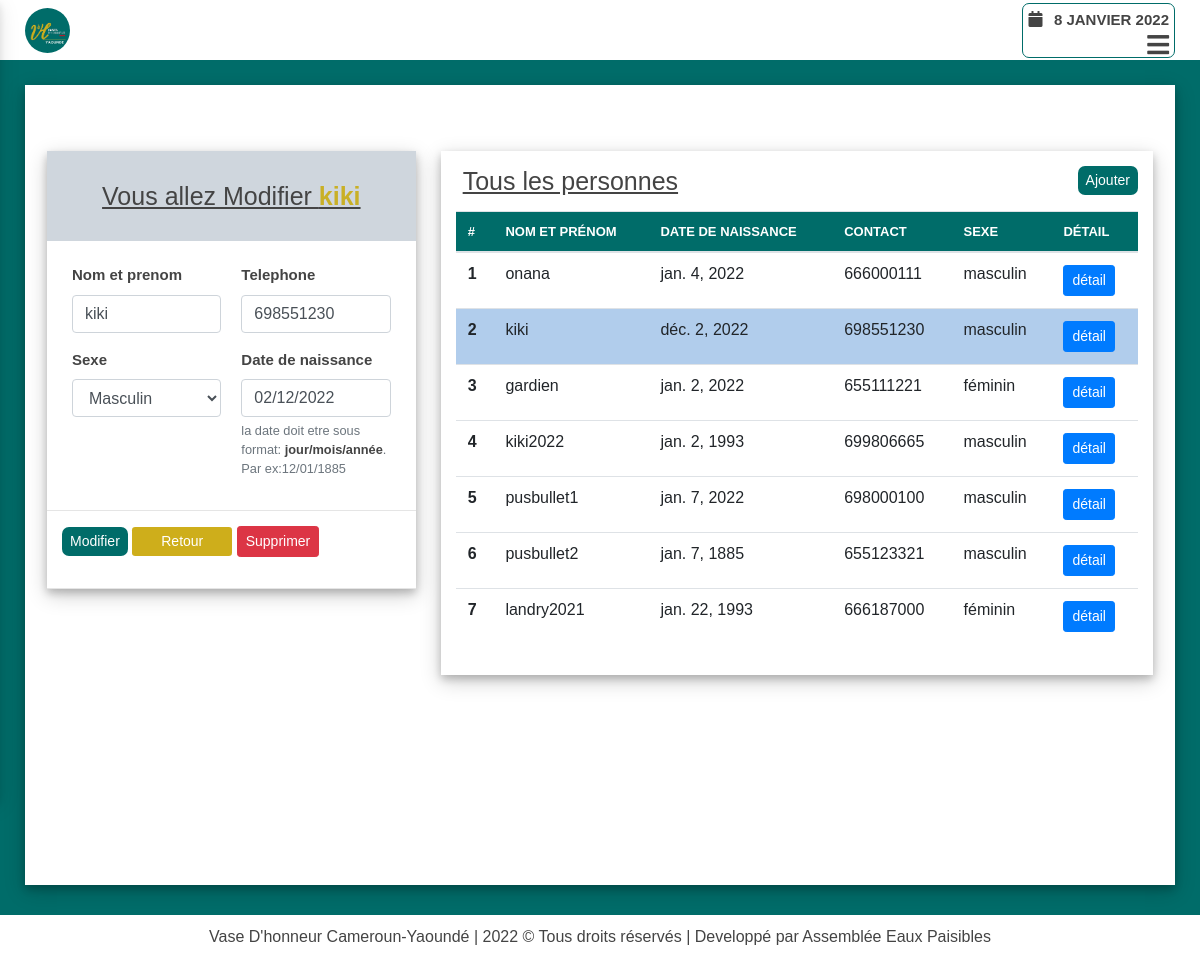
/anniversaire/modifier/personnes/9/detail (signed in), run on the app's committed database.
### evangelisation/models.py (models this page shows)
class Personne(models.Model):
    SEXE = (
        ('masculin', 'Masculin'),
        ('féminin', 'Féminin')
    )
    nom_et_prenom = models.CharField(max_length=200, unique=True,
        error_messages={'unique':"Une personne avec ce nom et\ou prénom existe déjà"})
    sexe = models.CharField(choices=SEXE, max_length=15, verbose_name='Sexe')
    telephone = models.PositiveIntegerField(unique=True,
                error_messages={'unique':"Une personne avec ce numéro de télephone existe déjà"})
    date_naissance = models.DateField(auto_now=False, auto_now_add=False,
        verbose_name="Date de naissance", help_text="la date doit etre sous format: <b>jour/mois/année</b>. Par ex:12/01/1885")
    created = models.DateTimeField(auto_now_add=True)
    updated = models.DateTimeField(auto_now=True)
    def __str__(self):
        return self.nom_et_prenom

### evangelisation/views.py (the view)
@login_required(login_url="user_login")
def notification_app_detail_personne(request, type_opera, pk):
    context = dict()
    form = None
    personne = None
    try:
        personne = Personne.objects.get(id=pk)
        if request.method=="POST":
            form = PersonneForm(data=request.POST, instance=personne)
            if form.is_valid():
                form.save()
                messages.success(request, f"Personne modifier avec success")
                return redirect('notification:notification_app_index')
        else:
            form = PersonneForm(instance=personne)
            context['personne'] = personne
    except Personne.DoesNotExist:
        return Http404('page non disponible')
    context['pers_select'] = personne
    context['form'] = form
    context['type_opera'] = type_opera
    context['personnes'] = Personne.objects.all()
    context['select_link'] = 'sms'
    return render(request, 'index.html', context)

### evangelisation/forms.py (shortened to what this page needs)
class PersonneForm(forms.ModelForm):
    class Meta:
        model = Personne
        fields = ['nom_et_prenom', 'telephone', 'sexe', 'date_naissance']

### evangelisation/templates/index.html (shortened to what this page needs)
{% extends 'base.html' %}
{% load widget_tweaks %}
{% block hamburger %}
    <div class="menu-btn">
        <i class="fas fa-bars"></i>
    </div>
{% endblock hamburger %}
{% block content %}
<div class="home">
    <div class="wrapper-evang">
        <div class="row">
        </div>
        <div class="row">
            <div class="col-lg-4 col-sm-12">
                <div class="wrapper-detail-evang">
                    <div class="evang-dropdow">
                        {% if type_opera == 'ajouter' %}
                            <h2>Ajouter une personne</h2>
                        {% elif type_opera == 'modifier' %}
                            <h2>Vous allez Modifier <b style="color: #c9b026;">{{ pers_select.nom_et_prenom }}</b></h2>
                        {% endif %}
                    </div>
                    <dl class="dl-horizontal">
                        <div class="pt-2">
                            {% if type_opera == 'ajouter' %}
                                <form  action="{% url 'notification:notification_app_ajouter_personne' 'ajouter' %}" method="POST">
                                    {% csrf_token %}
                                    <div class="row">
                                        {% for field in form %}
                                            <div class="col-md-6">
                                                <div class="form-group pd {% if field.errors %}has-error{% endif %}">
                                                    <label for="{{ field.id_for_label }}">{{field.label}}</label>
                                                    {% render_field field class="form-control" %}
                                                    <small class="form-text text-muted">{{ field.help_text|safe }}</small>
                                                    {% for error in field.errors %}
                                                        <p class="pt-2 pb-2 pl-2 pr-2 alert alert-danger" style="border-radius: 7px;">
                                                            {{ error }}
                                                        </p>
                                                    {% endfor %}
                                                </div>
                                            </div>
                                        {% endfor %}
                                    </div>
                                    <div class="row">
                                        <div class="form-group text-center">
                                            <button type="submit" class="btn btn-success btn-sm">Ajouter</button>
                                            <a href="{% url 'notification:notification_app_index' %}" class="btn btn-secondary btn-sm">Retour</a>
                                        </div>
                                    </div>
                                </form>
                            {% elif type_opera == 'modifier' and pers_select.id %}
                                <form action="{% url 'notification:notification_app_detail_personne' 'modifier' pers_select.id %}" method="POST">
                                    <div class="row">
                                        {% for field in form %}
                                            <div class="col-md-6">
                                                <div class="form-group pd {% if field.errors %}has-error{% endif %}">
                                                    <label for="{{ field.id_for_label }}">{{field.label}}</label>
                                                    {% render_field field class="form-control" %}
                                                    <small class="form-text text-muted">{{ field.help_text|safe }}</small>
                                                </div>
                                            </div>
                                        {% endfor %}
                                    </div>
                                    <div class="row">
                                        <div class="form-group text-center">
                                            <button type="submit" class="btn btn-success btn-sm">Modifier</button>
                                            <a href="{% url 'notification:notification_app_index' %}"
                                                class="btn btn-secondary btn-sm">
                                                Retour
                                            </a>
                                            <a
                                                onclick="return confirm('Voulez vous vraiment supprimer {{form.instance}} ??')"
                                                href="{% url 'notification:notification_app_supprimer_personne' personne.id 'supprimer' %}"
                                                class="btn btn-danger btn-sm">
                                                Supprimer
                                            </a>
                                        </div>
                                    </div>
                                </form>
                            {% endif %}
                        </div>
                    </dl>
                </div>
            </div>
            <div class="col-lg-8 col-sm-12">
                <div class="wrapper-detail-participants">
                    <div class="row">
                        <div class="col-sm-10">
                            <h2>Tous les personnes</h2>
                        </div>
                        <div class="col-sm-2">
                            <div class="btn-personne-ajout">
                                <a class="btn btn-success btn-sm" href="{% url 'notification:notification_app_ajouter_personne' 'ajouter'  %}">Ajouter</a>
                            </div>
                        </div>
                    </div>
                    <div class="rempl">
                        <div class="table-responsive tab-elmt scroll-tab-elmt-evang-boss">
                            <table class="table table-hover" id="table-messages">
                                <thead>
                                    <tr>
                                        <th scope="col" rowspan="2">#</th>
                                        <th scope="col" rowspan="2">nom et prénom</th>
                                        <th scope="col" rowspan="2">date de naissance</th>
                                        <th scope="col" rowspan="2">contact</th>
                                        <th scope="col" rowspan="2">sexe</th>
                                        <th scope="col" rowspan="2">Détail</th>
                                    </tr>
                                </thead>
                                <tbody>
                                    {% for pers in personnes %}
                                        <tr {% if pers.id == pers_select.id %} style="background-color: #b1cdec;"{% endif %}>
                                            <th scope="row">{{ forloop.counter }}</th>
                                            <td>{{pers.nom_et_prenom}}</td>
                                            <td>{{pers.date_naissance}}</td>
                                            <td>{{pers.telephone}}</td>
                                            <td>{{pers.sexe}}</td>
                                            <td>
                                                <a class="btn btn-primary btn-sm"
                                                    href="{% url 'notification:notification_app_detail_personne' 'modifier' pers.id %}">
                                                    détail
                                                </a>
                                            </td>
                                        </tr>
                                    {% endfor %}
                                </tbody>
                            </table>
                        </div>
                    </div>
                </div>
            </div>
        </div>
    </div>
</div>
{% endblock content %}

### static/css_root/style.css (style rules this page uses)
* { margin: 0; padding: 0; box-sizing: border-box; font-family: "Poppins", sans-serif; }
.col, .col-1, .col-10, .col-11, .col-12, .col-2, .col-3, .col-4, .col-5, .col-6, .col-7, .col-8, .col-9, .col-auto, .col-lg, .col-lg-1, .col-lg-10, .col-lg-11, .col-lg-12, .col-lg-2, .col-lg-3, .col-lg-4, .col-lg-5, .col-lg-6, .col-lg-7, .col-lg-8, .col-lg-9, .col-lg-auto, .col-md, .col-md-1, .col-md-10, .col-md-11, .col-md-12, .col-md-2, .col-md-3, .col-md-4, .col-md-5, .col-md-6, .col-md-7, .col-md-8, .col-md-9, .col-md-auto, .col-sm, .col-sm-1, .col-sm-10, .col-sm-11, .col-sm-12, .col-sm-2, .col-sm-3, .col-sm-4, .col-sm-5, .col-sm-6, .col-sm-7, .col-sm-8, .col-sm-9, .col-sm-auto, .col-xl, .col-xl-1, .col-xl-10, .col-xl-11, .col-xl-12, .col-xl-2, .col-xl-3, .col-xl-4, .col-xl-5, .col-xl-6, .col-xl-7, .col-xl-8, .col-xl-9, .col-xl-auto { padding: 0px; }
h2, h4, p, a, small, b, div, section { color: #444; }
.row { margin: 0; width: 100%; }
body { min-height: 100vh; background-color: #006c69; }
.menu-btn { position: relative; color: #444; font-size: 25px; text-align: right; width: 100%; cursor: pointer; font-weight: bold; }
.home { width: 100%; height: auto; display: flex; flex-direction: column; justify-content: center; align-items: center; padding: 50px 0px; }
.btn-secondary { width: 100px; background: #c2a91f; }
.home h2 { color: #444;margin: 0px 7px;margin-bottom: 15px; }

### accounts/static/accounts/css/accounts.css (style rules this page uses)
.form-group label { font-weight: bold; font-size: 15px; }
.btn-success { background: #006c69; border: none; border-radius: 7px; }
.btn-secondary { background: #ceae1b; border: none; }
select { padding: 4px 8px; border: none; margin-right: 5px; border-radius: 7px; }
table thead th { text-transform: uppercase; }

### evangelisation/static/evangelisation/css/evangelisation.css (style rules this page uses)
.pd { padding: 0 10px; }
.btn-personne-ajout { display: inline-flex; justify-content: flex-end; width: 100%; }
table#person-evang thead, table#table-messages thead { background-color: #006c69; color: #fff; font-size: 13px; }
.wrapper-evang { padding: 0px 15px; width: 100%; }
.wrapper-detail-evang { margin-right: 15px; box-shadow: 0 4px 8px 0 rgb(0 0 0 / 20%), 0 6px 20px 0 rgb(0 0 0 / 20%); width: 100%; }
.wrapper-detail-evang .row { padding: 15px; border-bottom: 1px solid rgba(0,0,0,.1); }
.wrapper-detail-evang h2 { font-size: 25px; text-decoration: underline; padding: 15px 0px 0px; }
.wrapper-detail-participants h2, .wrapper-tabl-evang h2 { font-size: 25px; text-decoration: underline; }
.wrapper-detail-participants { box-shadow: 0 4px 8px 0 rgb(0 0 0 / 20%), 0 6px 20px 0 rgb(0 0 0 / 20%); padding: 15px; margin-left: 25px; }
.evang-dropdow { display: flex; justify-content: center; align-items: center; padding: 15px 0px 15px; background-color: #cfd6dd; }

### data on the page
Personne: nom_et_prenom "kiki", nom_et_prenom "kiki" "698551230" "Masculin" "02/12/2022", date_naissance "déc. 2, 2022", telephone "698551230", sexe "masculin"
Personne: nom_et_prenom "onana", date_naissance "jan. 4, 2022", telephone "666000111", sexe "masculin"
Personne: nom_et_prenom "gardien", date_naissance "jan. 2, 2022", telephone "655111221", sexe "féminin"
Personne: nom_et_prenom "kiki2022", date_naissance "jan. 2, 1993", telephone "699806665", sexe "masculin"
Personne: nom_et_prenom "pusbullet1", date_naissance "jan. 7, 2022", telephone "698000100", sexe "masculin"
Personne: nom_et_prenom "pusbullet2", date_naissance "jan. 7, 1885", telephone "655123321", sexe "masculin"
Personne: nom_et_prenom "landry2021", date_naissance "jan. 22, 1993", telephone "666187000", sexe "féminin"

### other printed values
{{ field.label }} "Nom et prenom" "Telephone" "Sexe" "Date de naissance"
{{ field.help_text|safe }} "la date doit etre sous format: jour/mois/année . Par ex:12/01/1885"
